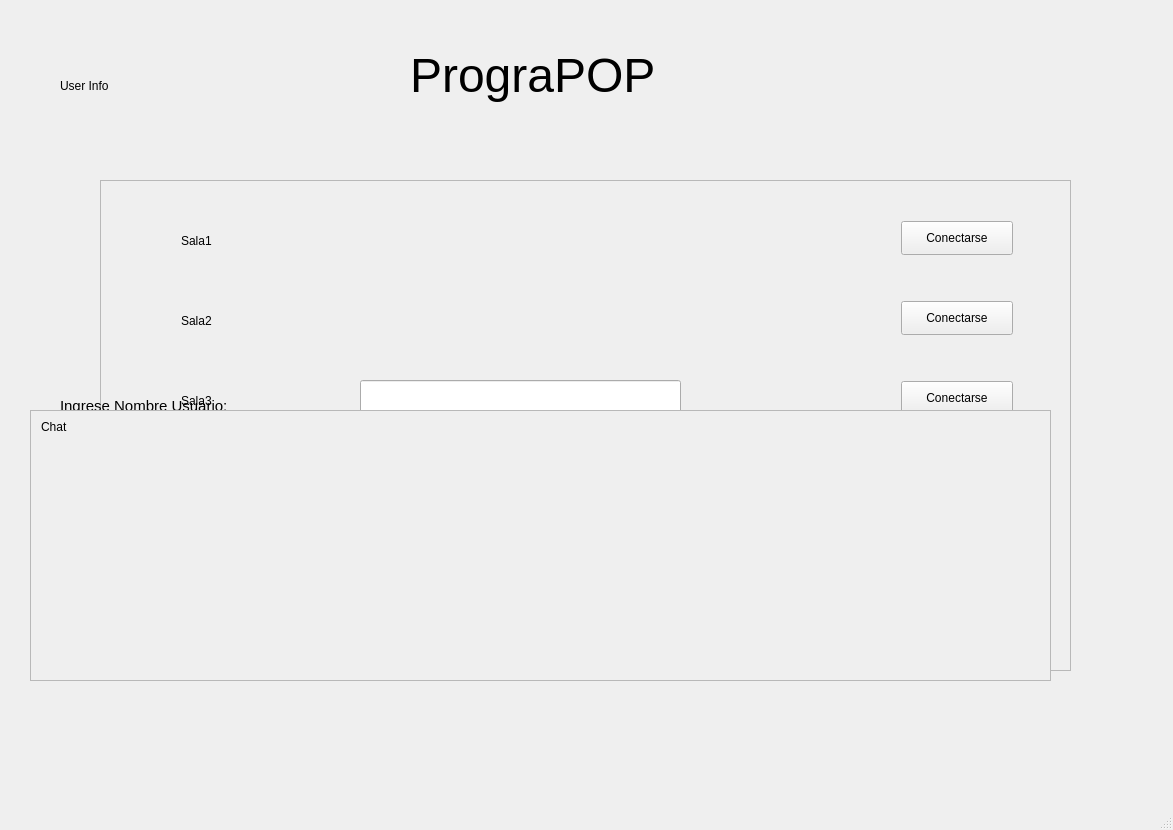
<?xml version="1.0" encoding="UTF-8"?>
<ui version="4.0">
 <class>MainWindow</class>
 <widget class="QMainWindow" name="MainWindow">
  <property name="geometry">
   <rect>
    <x>0</x>
    <y>0</y>
    <width>1173</width>
    <height>830</height>
   </rect>
  </property>
  <property name="windowTitle">
   <string>MainWindow</string>
  </property>
  <widget class="QWidget" name="centralwidget">
   <widget class="QLabel" name="titulo">
    <property name="geometry">
     <rect>
      <x>410</x>
      <y>30</y>
      <width>341</width>
      <height>91</height>
     </rect>
    </property>
    <property name="font">
     <font>
      <pointsize>36</pointsize>
     </font>
    </property>
    <property name="text">
     <string>PrograPOP</string>
    </property>
   </widget>
   <widget class="QLineEdit" name="lineEdit">
    <property name="geometry">
     <rect>
      <x>360</x>
      <y>380</y>
      <width>321</width>
      <height>51</height>
     </rect>
    </property>
    <property name="font">
     <font>
      <pointsize>14</pointsize>
     </font>
    </property>
    <property name="text">
     <string/>
    </property>
   </widget>
   <widget class="QLabel" name="label_2">
    <property name="geometry">
     <rect>
      <x>60</x>
      <y>390</y>
      <width>261</width>
      <height>31</height>
     </rect>
    </property>
    <property name="font">
     <font>
      <pointsize>11</pointsize>
     </font>
    </property>
    <property name="text">
     <string>Ingrese Nombre Usuario:</string>
    </property>
   </widget>
   <widget class="QPushButton" name="pushButton">
    <property name="geometry">
     <rect>
      <x>680</x>
      <y>500</y>
      <width>231</width>
      <height>61</height>
     </rect>
    </property>
    <property name="text">
     <string>Iniciar Sesion</string>
    </property>
   </widget>
   <widget class="QScrollArea" name="scrollArea">
    <property name="geometry">
     <rect>
      <x>100</x>
      <y>180</y>
      <width>971</width>
      <height>491</height>
     </rect>
    </property>
    <property name="widgetResizable">
     <bool>true</bool>
    </property>
    <widget class="QWidget" name="scrollAreaWidgetContents">
     <property name="geometry">
      <rect>
       <x>0</x>
       <y>0</y>
       <width>969</width>
       <height>489</height>
      </rect>
     </property>
     <widget class="QLabel" name="label">
      <property name="geometry">
       <rect>
        <x>80</x>
        <y>50</y>
        <width>461</width>
        <height>19</height>
       </rect>
      </property>
      <property name="text">
       <string>Sala1</string>
      </property>
     </widget>
     <widget class="QLabel" name="label_3">
      <property name="geometry">
       <rect>
        <x>80</x>
        <y>130</y>
        <width>461</width>
        <height>19</height>
       </rect>
      </property>
      <property name="text">
       <string>Sala2</string>
      </property>
     </widget>
     <widget class="QLabel" name="label_4">
      <property name="geometry">
       <rect>
        <x>80</x>
        <y>210</y>
        <width>461</width>
        <height>19</height>
       </rect>
      </property>
      <property name="text">
       <string>Sala3</string>
      </property>
     </widget>
     <widget class="QLabel" name="label_5">
      <property name="geometry">
       <rect>
        <x>80</x>
        <y>280</y>
        <width>461</width>
        <height>19</height>
       </rect>
      </property>
      <property name="text">
       <string>Sala4</string>
      </property>
     </widget>
     <widget class="QPushButton" name="pushButton_2">
      <property name="geometry">
       <rect>
        <x>800</x>
        <y>40</y>
        <width>112</width>
        <height>34</height>
       </rect>
      </property>
      <property name="text">
       <string>Conectarse</string>
      </property>
     </widget>
     <widget class="QPushButton" name="pushButton_3">
      <property name="geometry">
       <rect>
        <x>800</x>
        <y>120</y>
        <width>112</width>
        <height>34</height>
       </rect>
      </property>
      <property name="text">
       <string>Conectarse</string>
      </property>
     </widget>
     <widget class="QPushButton" name="pushButton_4">
      <property name="geometry">
       <rect>
        <x>800</x>
        <y>200</y>
        <width>112</width>
        <height>34</height>
       </rect>
      </property>
      <property name="text">
       <string>Conectarse</string>
      </property>
     </widget>
     <widget class="QPushButton" name="pushButton_5">
      <property name="geometry">
       <rect>
        <x>800</x>
        <y>270</y>
        <width>112</width>
        <height>34</height>
       </rect>
      </property>
      <property name="text">
       <string>Conectarse</string>
      </property>
     </widget>
     <zorder>label</zorder>
     <zorder>label_3</zorder>
     <zorder>label_4</zorder>
     <zorder>label_5</zorder>
     <zorder>pushButton_2</zorder>
     <zorder>pushButton_3</zorder>
     <zorder>pushButton_4</zorder>
     <zorder>pushButton_5</zorder>
     <zorder>scrollArea_2</zorder>
    </widget>
   </widget>
   <widget class="QLabel" name="label_6">
    <property name="geometry">
     <rect>
      <x>60</x>
      <y>60</y>
      <width>131</width>
      <height>51</height>
     </rect>
    </property>
    <property name="text">
     <string>User Info</string>
    </property>
   </widget>
   <widget class="QScrollArea" name="scrollArea_2">
    <property name="geometry">
     <rect>
      <x>30</x>
      <y>410</y>
      <width>1021</width>
      <height>271</height>
     </rect>
    </property>
    <property name="widgetResizable">
     <bool>true</bool>
    </property>
    <widget class="QWidget" name="scrollAreaWidgetContents_2">
     <property name="geometry">
      <rect>
       <x>0</x>
       <y>0</y>
       <width>1019</width>
       <height>269</height>
      </rect>
     </property>
     <widget class="QLabel" name="label_7">
      <property name="geometry">
       <rect>
        <x>10</x>
        <y>-230</y>
        <width>991</width>
        <height>491</height>
       </rect>
      </property>
      <property name="text">
       <string>Chat</string>
      </property>
     </widget>
    </widget>
   </widget>
   <zorder>scrollArea</zorder>
   <zorder>titulo</zorder>
   <zorder>lineEdit</zorder>
   <zorder>label_2</zorder>
   <zorder>pushButton</zorder>
   <zorder>label_6</zorder>
   <zorder>scrollArea_2</zorder>
  </widget>
  <widget class="QMenuBar" name="menubar">
   <property name="geometry">
    <rect>
     <x>0</x>
     <y>0</y>
     <width>1173</width>
     <height>31</height>
    </rect>
   </property>
  </widget>
  <widget class="QStatusBar" name="statusbar"/>
 </widget>
 <resources/>
 <connections/>
</ui>
